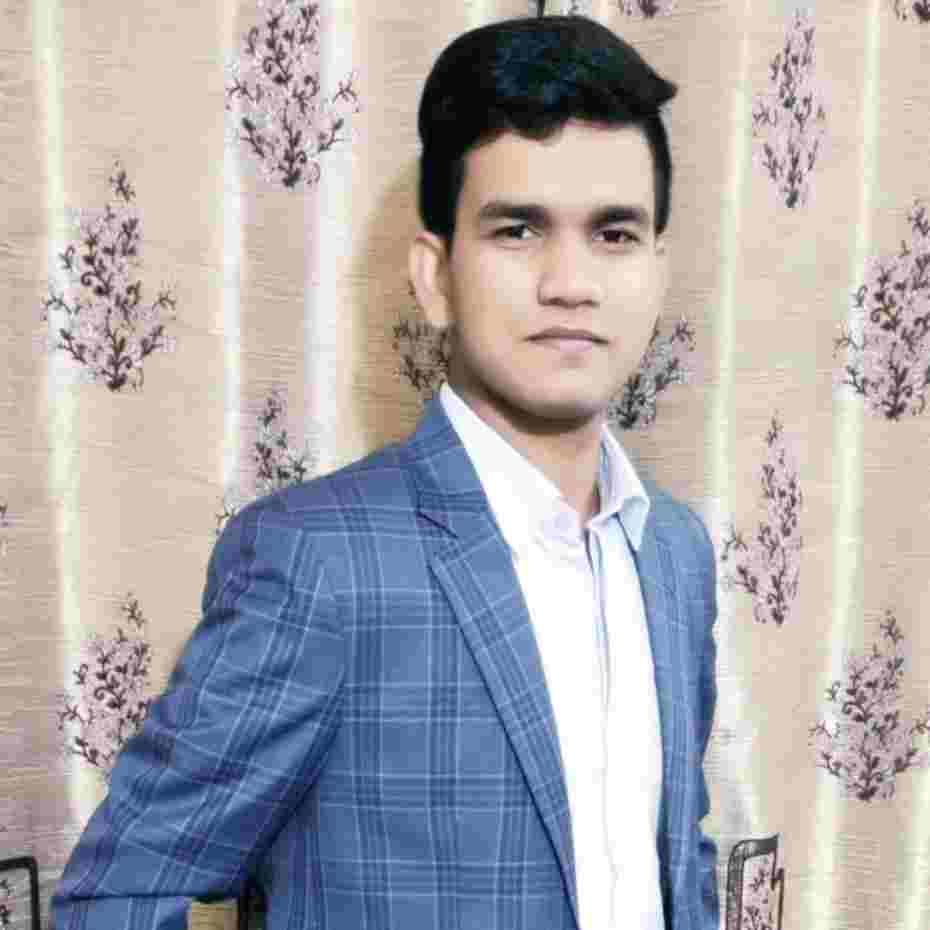
#> input picture nitin.jpeg, 930 x 930 px
$ python opencv_Day_17.py
#> lines starting #> are read from the running program, lines starting #| are printed output that depends on the picture; after the words box and inside, x2 and y2 are one past the last pixel; in counts of white or black regions, pixels touching at a corner belong together
import cv2
import numpy as np

# Read the input image in grayscale
img = cv2.imread('nitin.jpeg', 0)
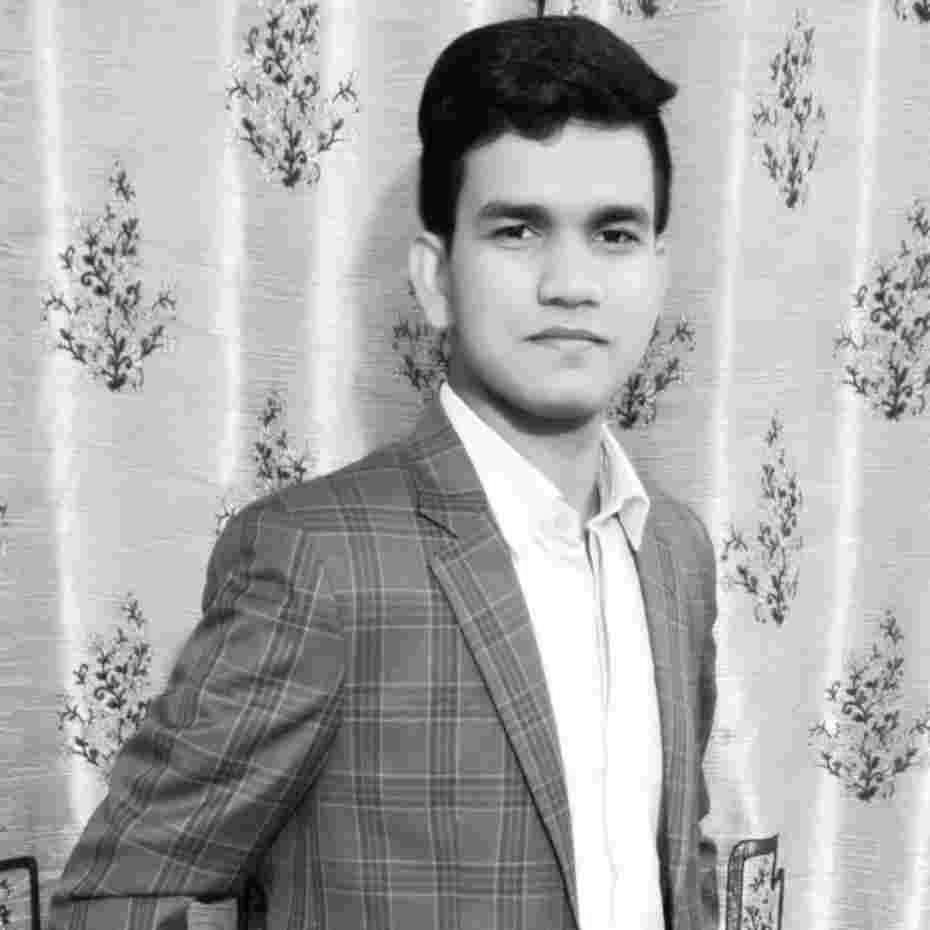
#> img: shape (930, 930); min 0, max 255, mean 170.7

# Resize the image to 255x255 pixels
img = cv2.resize(img, (255, 255))
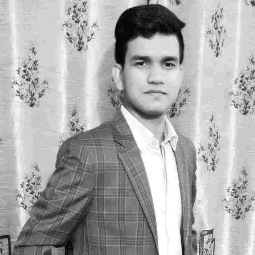
#> img: shape (255, 255); min 1, max 255, mean 170.7

# Apply adaptive thresholding using the mean of the neighborhood area
th3 = cv2.adaptiveThreshold(img, 255, cv2.ADAPTIVE_THRESH_MEAN_C, cv2.THRESH_BINARY, 15, 20)
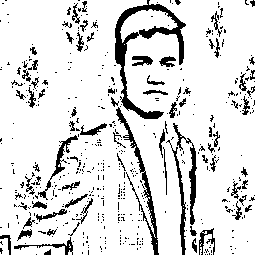
#> th3: shape (255, 255); 86.8% white; 499 black regions (422 under 20 px), largest, box (x1, y1, x2, y2) and area: (115, 0, 186, 119) 1724, (116, 107, 159, 255) 820, (173, 123, 197, 225) 471

# Apply adaptive thresholding using the weighted sum (gaussian) of the neighborhood area
th4 = cv2.adaptiveThreshold(img, 255, cv2.ADAPTIVE_THRESH_GAUSSIAN_C, cv2.THRESH_BINARY, 15, 2)
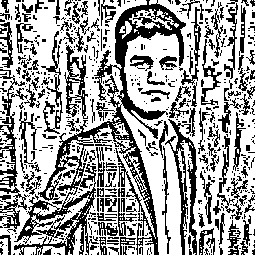
#> th4: shape (255, 255); 63% white; 612 black regions (463 under 20 px), largest, box (x1, y1, x2, y2) and area: (14, 0, 186, 255) 7725, (165, 108, 197, 255) 1441, (0, 69, 30, 233) 1222

# Display the binarized images
cv2.imshow('Adaptive Threshold (Mean)', th3)
cv2.imshow('Adaptive Threshold (Gaussian)', th4)

# Wait for a key event
cv2.waitKey(0)

# Close all OpenCV windows
cv2.destroyAllWindows()

$ run again, with sample.jpeg copied over nitin.jpeg
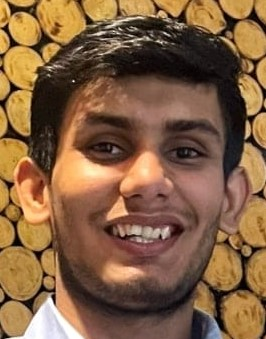
#> input picture sample.jpeg, 266 x 339 px
#> `th3 = cv2.adaptiveThreshold(img, 255, cv2.ADAPTIVE_THRESH_MEAN_C, cv2...`:
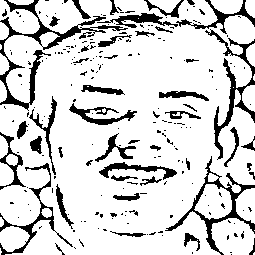
#> th3: shape (255, 255); 83.3% white; 224 black regions (174 under 20 px), largest, box (x1, y1, x2, y2) and area: (0, 0, 128, 111) 1709, (205, 29, 255, 160) 1097, (165, 156, 255, 255) 1081
#> `th4 = cv2.adaptiveThreshold(img, 255, cv2.ADAPTIVE_THRESH_GAUSSIAN_C, ..`:
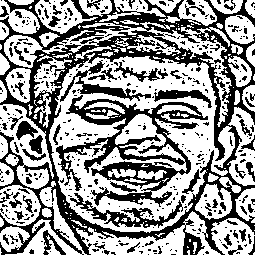
#> th4: shape (255, 255); 59.6% white; 434 black regions (363 under 20 px), largest, box (x1, y1, x2, y2) and area: (0, 0, 255, 255) 13779, (56, 95, 208, 207) 5078, (70, 193, 183, 228) 945

$ run again, with tarun.jpeg copied over nitin.jpeg
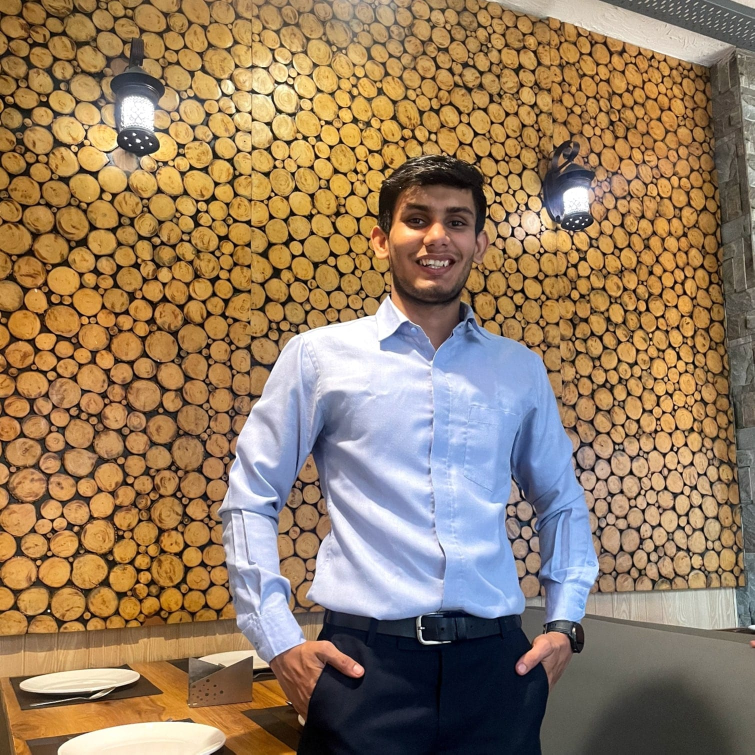
#> input picture tarun.jpeg, 1509 x 1509 px (shown at 1/2 size)
#> `th3 = cv2.adaptiveThreshold(img, 255, cv2.ADAPTIVE_THRESH_MEAN_C, cv2...`:
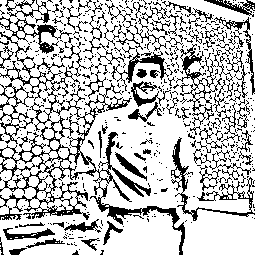
#> th3: shape (255, 255); 75.2% white; black in thin lines or dots
#> `th4 = cv2.adaptiveThreshold(img, 255, cv2.ADAPTIVE_THRESH_GAUSSIAN_C, ..`:
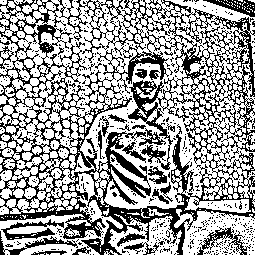
#> th4: shape (255, 255); 62.5% white; black in thin lines or dots

$ run again, with tarun1.jpeg copied over nitin.jpeg
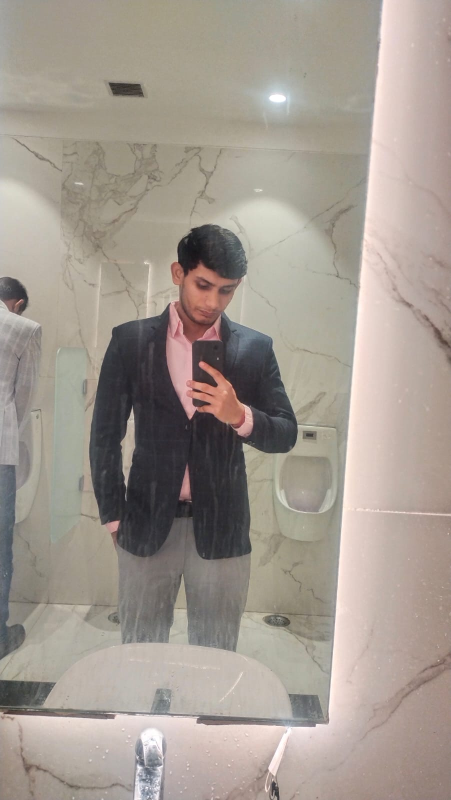
#> input picture tarun1.jpeg, 902 x 1600 px (shown at 1/2 size)
#> `th3 = cv2.adaptiveThreshold(img, 255, cv2.ADAPTIVE_THRESH_MEAN_C, cv2...`:
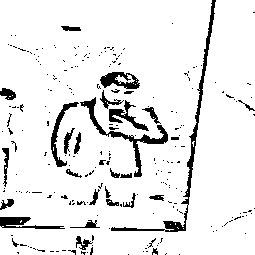
#> th3: shape (255, 255); 91.4% white; 235 black regions (203 under 20 px), largest, box (x1, y1, x2, y2) and area: (111, 0, 216, 232) 1111, (80, 97, 168, 177) 778, (100, 72, 140, 89) 385
#> `th4 = cv2.adaptiveThreshold(img, 255, cv2.ADAPTIVE_THRESH_GAUSSIAN_C, ..`:
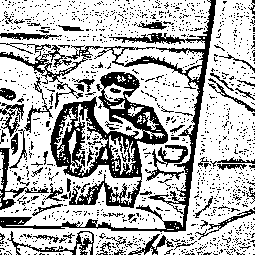
#> th4: shape (255, 255); 70.9% white; 1317 black regions (1251 under 20 px), largest, box (x1, y1, x2, y2) and area: (50, 72, 168, 208) 5377, (0, 0, 216, 232) 3693, (0, 45, 103, 109) 928
